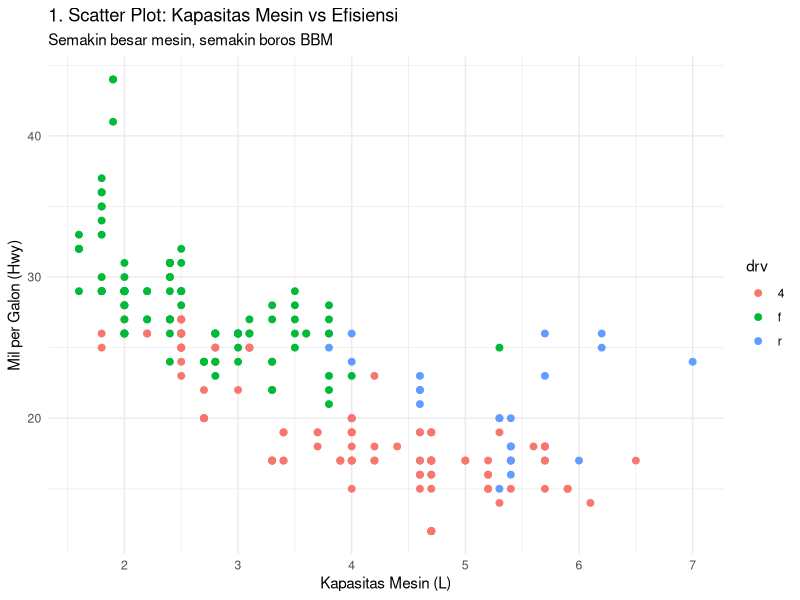
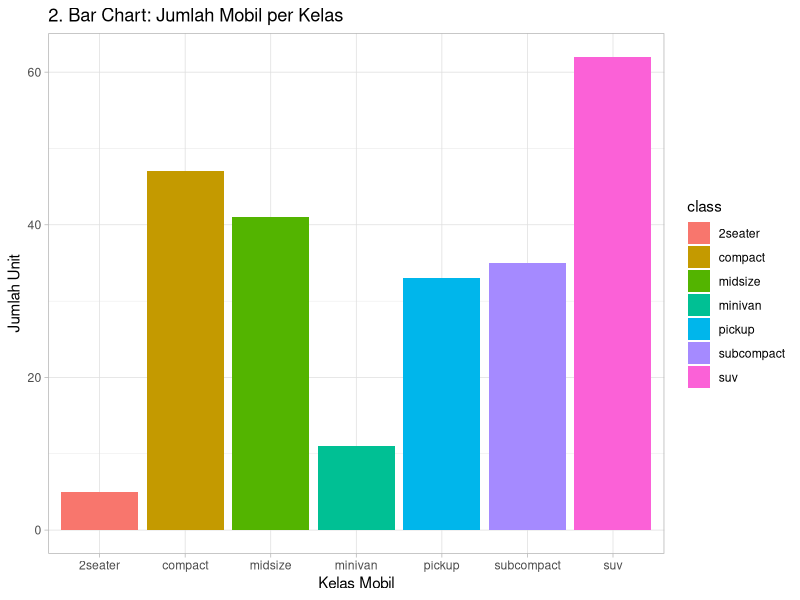
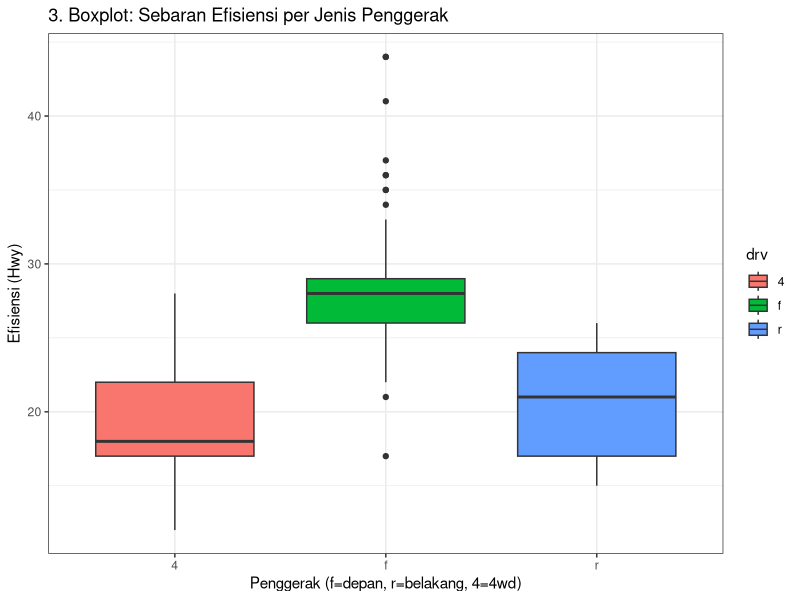
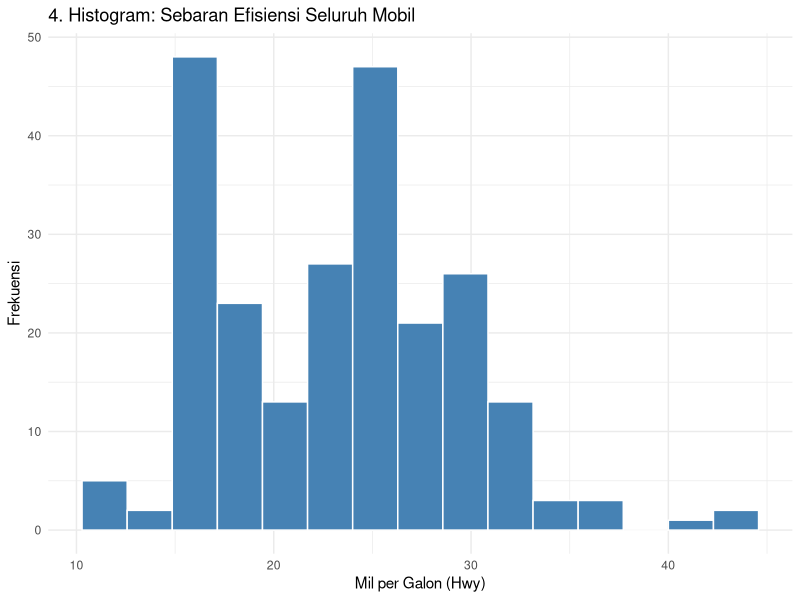
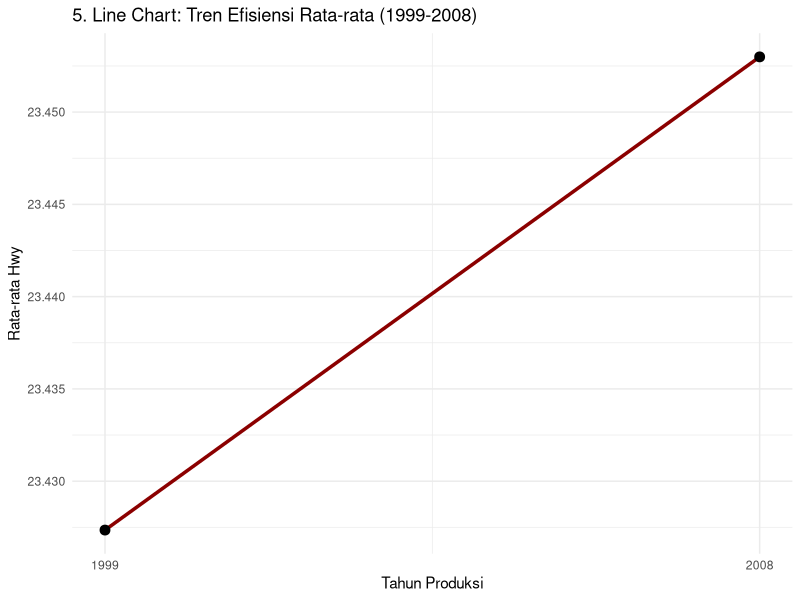
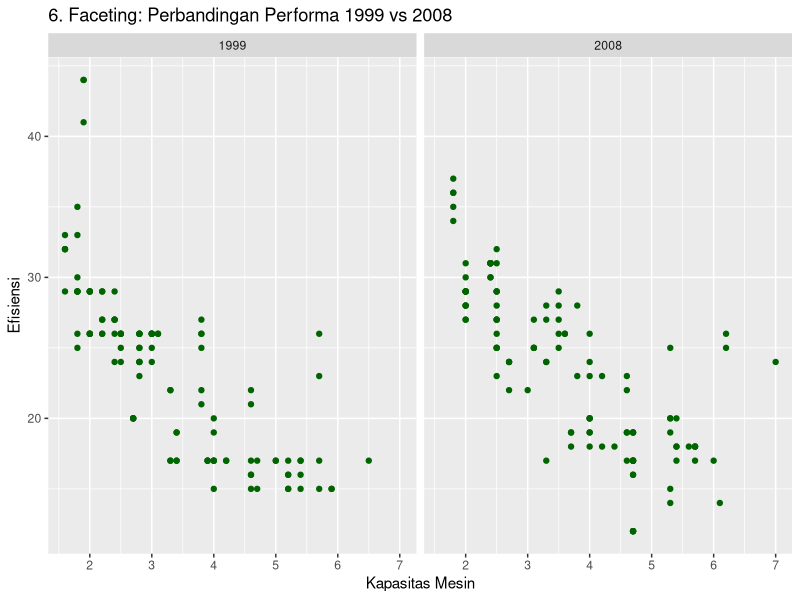

Recreate these plots in R, in order.
library(tidyverse)

# Kita gunakan dataset 'mpg'
data_mobil <- mpg

# 1. SCATTER PLOT (Hubungan: Mesin vs Efisiensi)
# geom_point()
ggplot(data_mobil, aes(x = displ, y = hwy)) +
  geom_point(aes(color = drv), size = 2) +
  labs(title = "1. Scatter Plot: Kapasitas Mesin vs Efisiensi",
       subtitle = "Semakin besar mesin, semakin boros BBM",
       x = "Kapasitas Mesin (L)", y = "Mil per Galon (Hwy)") +
  theme_minimal()

# 2. BAR CHART (Kategori: Jumlah mobil per Jenis)
# geom_bar()
ggplot(data_mobil, aes(x = class, fill = class)) +
  geom_bar() +
  labs(title = "2. Bar Chart: Jumlah Mobil per Kelas",
       x = "Kelas Mobil", y = "Jumlah Unit") +
  theme_light()

# 3. BOXPLOT (Distribusi Kategori: Efisiensi per Jenis Penggerak)
# geom_boxplot()
ggplot(data_mobil, aes(x = drv, y = hwy, fill = drv)) +
  geom_boxplot() +
  labs(title = "3. Boxplot: Sebaran Efisiensi per Jenis Penggerak",
       x = "Penggerak (f=depan, r=belakang, 4=4wd)", y = "Efisiensi (Hwy)") +
  theme_bw()

# 4. HISTOGRAM (Distribusi Angka: Sebaran Efisiensi BBM)
# geom_histogram()
ggplot(data_mobil, aes(x = hwy)) +
  geom_histogram(fill = "steelblue", color = "white", bins = 15) +
  labs(title = "4. Histogram: Sebaran Efisiensi Seluruh Mobil",
       x = "Mil per Galon (Hwy)", y = "Frekuensi") +
  theme_minimal()

# 5. LINE CHART (Tren: Efisiensi rata-rata berdasarkan tahun)
# Karena tahun di 'mpg' hanya ada 1999 dan 2008, kita hitung rata-ratanya dulu
data_mobil %>%
  group_by(year) %>%
  summarise(rata_hwy = mean(hwy)) %>%
  ggplot(aes(x = year, y = rata_hwy)) +
  geom_line(size = 1.2, color = "darkred") +
  geom_point(size = 3) +
  scale_x_continuous(breaks = c(1999, 2008)) +
  labs(title = "5. Line Chart: Tren Efisiensi Rata-rata (1999-2008)",
       x = "Tahun Produksi", y = "Rata-rata Hwy") +
  theme_minimal()

# 6. FACETING (Kombinasi: Scatter Plot dibagi per Tahun)
ggplot(data_mobil, aes(x = displ, y = hwy)) +
  geom_point(color = "darkgreen") +
  facet_wrap(~ year) +
  labs(title = "6. Faceting: Perbandingan Performa 1999 vs 2008",
       x = "Kapasitas Mesin", y = "Efisiensi") +
  theme_gray()
